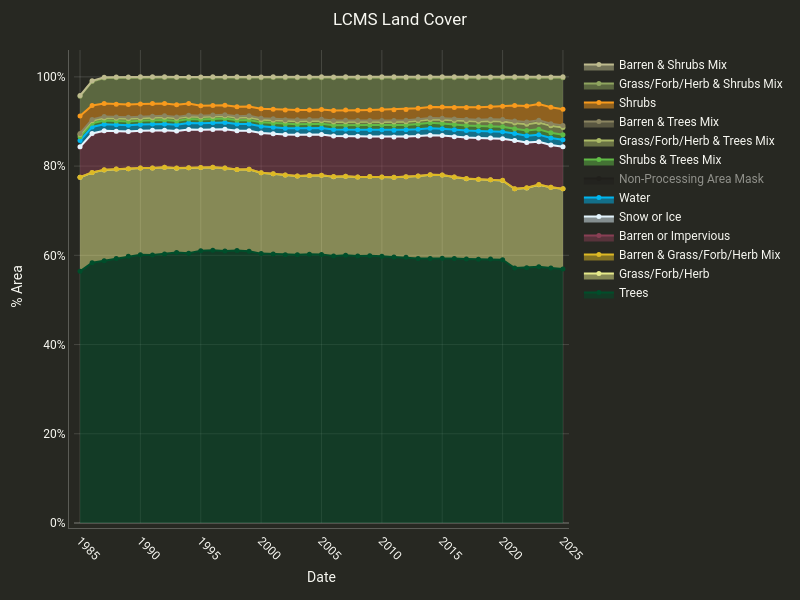

Here is the notebook cell this chart was saved with:
### Markdown cell above
### Inline outputLib.charts equivalent

* `cl.summarize_and_chart` auto-detects thematic data and uses `frequencyHistogram`
* Returns both a `pandas.DataFrame` and a `plotly.graph_objects.Figure`
* Use `chart_type='stacked_bar'` for a stacked bar chart

### Code cell
# Inline: Stacked time series of LCMS Land Cover
result = cl.summarize_and_chart(
    lcms.select(['Land_Cover']),
    study_area,
    chart_type='stacked_line+markers',
    class_visible={'Non-Processing Area Mask':False},
    title='LCMS Land Cover'
)
df, fig = result['df'], result['chart']
fig.show()
display(df)
